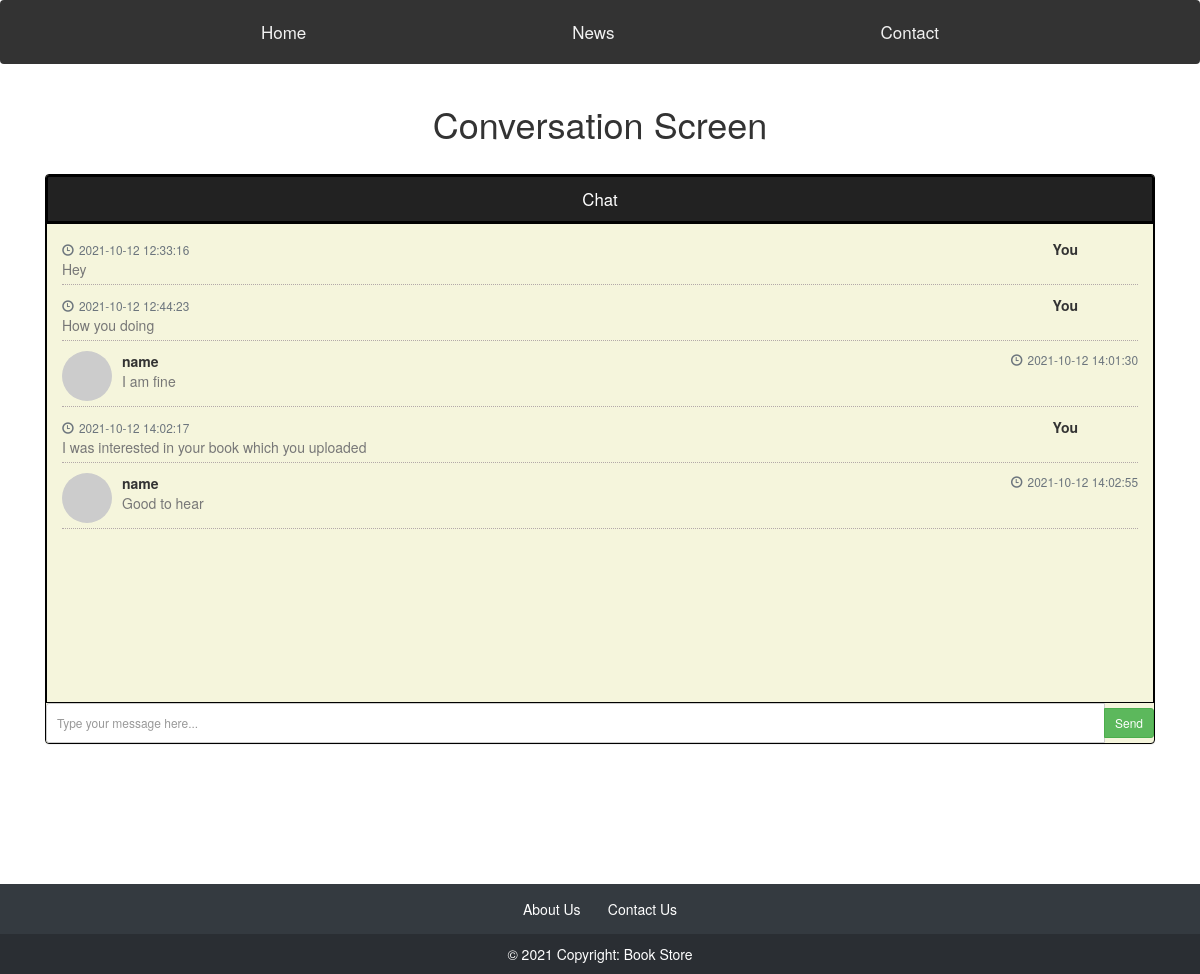
The page /conversation.php?user=abc@xyz.z&contact_id=vmor@ks.cce&contact_name=name (signed in) on the database its author committed.
### tables this page shows
CREATE TABLE IF NOT EXISTS `conversation` (
  `from` varchar(100) NOT NULL,
  `to` varchar(100) NOT NULL,
  `datetime` datetime NOT NULL,
  `message` varchar(255) NOT NULL
);

### conversation.php (the view, shortened to what this page needs)
<!doctype html>
<html lang="en">
<head>
    <link href="https://cdn.jsdelivr.net/npm/bootstrap@5.1.1/dist/css/bootstrap.min.css" rel="stylesheet">
    <link rel="stylesheet" href="https://stackpath.bootstrapcdn.com/font-awesome/4.7.0/css/font-awesome.min.css">
    <link rel="stylesheet" href="css/style.css">
    <link href="//netdna.bootstrapcdn.com/bootstrap/3.0.0/css/bootstrap.min.css" rel="stylesheet" id="bootstrap-css">
</head>
<body>
    <div class="navbar">
        <a href="index.php">Home</a>
        <a href="#news">News</a>
        <a href="#contact">Contact</a>
    </div>
    <div class="container">
        <h1 style="text-align:center">Conversation Screen</h1><br>
    <div class="row">
        <div class="col-md-12" >
            <div class="panel panel-primary"  style=" border:1px solid black; background-color:beige">
                <div class="panel-heading" style="text-align:center; font-size:1.2em; background-color:#222; border:2px solid black;">
                  Chat
                </div>
                <div class="panel-body"  style=" border:1px solid black;">
                    <ul class="chat">
<?php
$user = $_GET['user'];
$contact_id = $_GET['contact_id'];
$contact_name = $_GET['contact_name'];
$conn = mysqli_connect("localhost", "root", "", "bookstore");
$sql = "select * from conversation where `from`='$user' and `to`='$contact_id' or `from`='$contact_id' and `to`='$user' order by datetime";
$result = mysqli_query($conn, $sql);
$rows = mysqli_num_rows($result);
if($rows>0){
    while ($row = mysqli_fetch_assoc($result))
    {
    $from = $row['from'];
    $datetime = $row['datetime'];
    $message = $row['message'];
    if(strcmp($from, $user) == 0){
        echo'
        <li class="right clearfix"><span class="chat-img pull-right">
        </span>
            <div class="chat-body clearfix" >
                <div class="header">
                    <small class=" text-muted"><span class="glyphicon glyphicon-time"></span>'.$datetime.'</small>
                    <strong class="pull-right primary-font">You</strong>
                </div>
                <p>
                   '.$message.'
                </p>
            </div>
        </li>
        ';
    }
    else{
        echo '
        <li class="left clearfix"><span class="chat-img pull-left">
                            <img src="http://placehold.it/50/1e3f66/fff&text=user" alt="User Avatar" class="img-circle" />
                        </span>
                            <div class="chat-body clearfix">
                                <div class="header">
                                    <strong class="primary-font">'.$contact_name.'</strong> <small class="pull-right text-muted">
                                        <span class="glyphicon glyphicon-time"></span>'.$datetime.'</small>
                                </div>
                                <p>
                                   '.$message.'
                                </p>
                            </div>
                        </li>
        ';
    }
    }
}
echo'
                    </ul>
                </div>
                <?php
                <div class="panel-footer"  style=" border:1px solid black;">
                <form action="conversation.php?user='.$user.'&contact_id='.$contact_id.'&contact_name='.$contact_name.'" method="POST">
                    <div class="input-group">
                        <input id="btn-input" type="text" name="message" class="form-control input-sm" placeholder="Type your message here..." / required >
                        <span class="input-group-btn">
                            <button type="submit" class="btn btn-success btn-sm" id="btn-chat">
                                Send</button>
                        </span>
                    </div>
                    </form>
                </div>
                ';
                ?>
            </div>
        </div>
    </div>
    <footer class="bg-dark text-center text-white" style="margin-top:10%">
        <div class="container p-4 pb-0">
            <a href="">About Us</a>
            <a href="">Contact Us</a>
        </div>
        <div class="text-center p-3" style="background-color: rgba(0, 0, 0, 0.2);">
            ©  Copyright: Book Store
        </div>
    </footer>
</body>
</html>

### conversation.php (style rules this page uses)
a { text-decoration: none; color: #fff; }
a:link { color: #fff; }
body { margin: 150; }
.navbar { overflow: hidden; background-color: #333; position: sticky; z-index: 10; top: 0; width: 100%; }
.navbar a { float: left; display: block; color: #f2f2f2; text-align: center; padding: 14px 16px; text-decoration: none; font-size: 17px; }
.chat { list-style: none; margin: 0; padding: 0; }
.chat li { margin-bottom: 10px; padding-bottom: 5px; border-bottom: 1px dotted #B3A9A9; }
.chat li.left .chat-body { margin-left: 60px; }
.chat li.right .chat-body { margin-right: 60px; }
.chat li .chat-body p { margin: 0; color: #777777; }
.panel .slidedown .glyphicon, .chat .glyphicon { margin-right: 5px; }
.panel-body { overflow-y: scroll; height: 60vh; }

### rows shown on the page
conversation: datetime "2021-10-12 12:33:16", message "Hey"
conversation: datetime "2021-10-12 12:44:23", message "How you doing"
conversation: datetime "2021-10-12 14:01:30", message "I am fine"
conversation: datetime "2021-10-12 14:02:17", message "I was interested in your book which you uploaded"
conversation: datetime "2021-10-12 14:02:55", message "Good to hear"
